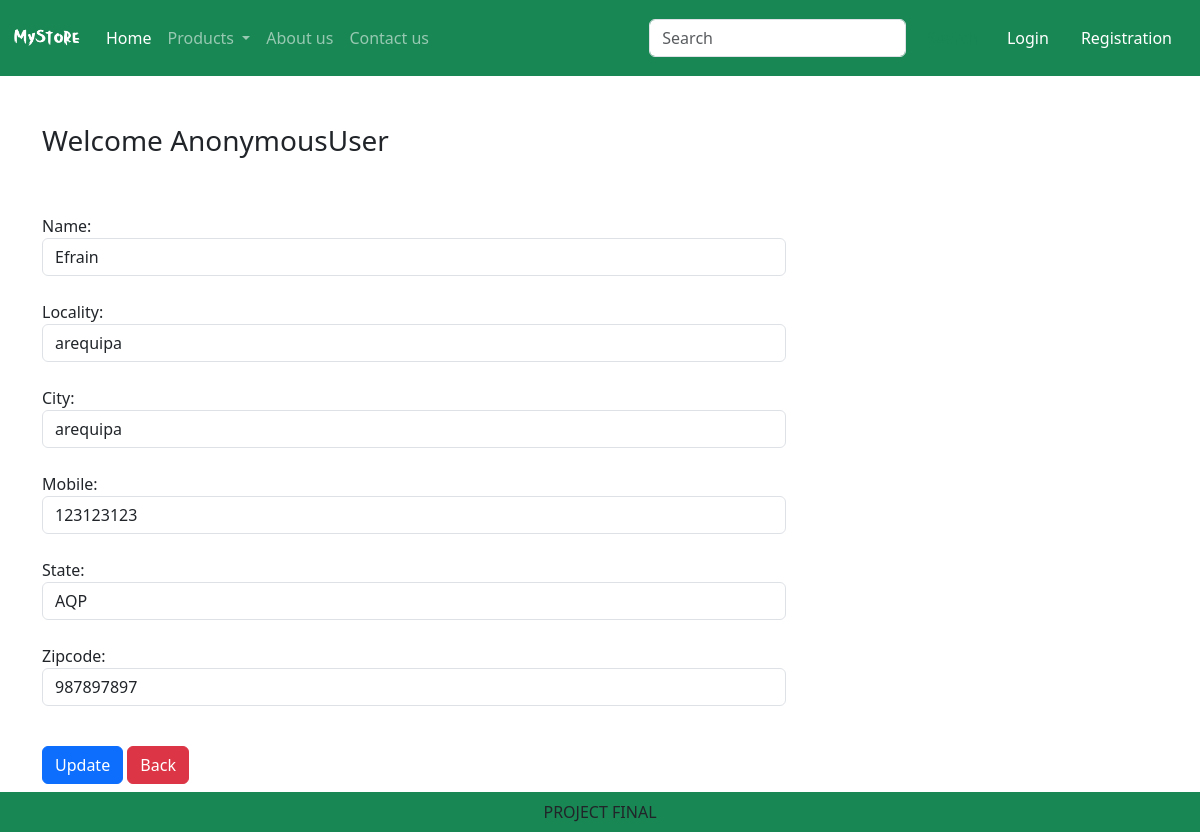
/updateAddress/4, run on the app's committed database.
### app/models.py (models this page shows, shortened)
class Customer(models.Model):
    user=models.ForeignKey(User, on_delete=models.CASCADE)
    name=models.CharField(max_length=200)
    locality=models.CharField(max_length=200)
    city=models.CharField(max_length=50)
    mobile=models.IntegerField(default=0)
    zipcode=models.IntegerField()
    state=models.CharField(choices=STATE_CHOICES, max_length=100)

### app/views.py (the view, shortened to what this page needs)
# urls.py: path('updateAddress/<int:pk>', views.updateAddress.as_view() , name='updateAddress'),
class updateAddress(View):
    def get(self,request,pk):
        add =Customer.objects.get(pk=pk)
        form =CustomerProfileForm(instance=add)
        return render(request, 'app/updateAddress.html',locals())

### app/forms.py
class CustomerProfileForm(forms.ModelForm):
    class Meta:
        model= Customer
        fields=['name','locality','city','mobile','state','zipcode']
        widgets={
            'name':forms.TextInput(attrs={'class':'form-control'}),
            'locality':forms.TextInput(attrs={'class':'form-control'}),
            'city':forms.TextInput(attrs={'class':'form-control'}),
            'mobile':forms.NumberInput(attrs={'class':'form-control'}),
            'state':forms.Select(attrs={'class':'form-control'}),
            'zipcode':forms.NumberInput(attrs={'class':'form-control'}),
        }

### app/templates/app/updateAddress.html (shortened to what this page needs)
{% extends 'app/base.html' %}
{% load static %}
{% block main-content %}
<div class ="container my-5">
    <div class ="row">
        <h3>Welcome <span class="text-capitalize">{{request.user}}</span></h3>
    </div>
    <div class="col-sm-8 offset my-5">
        <form action="" method="post">
            {% for fm in form %}
                {{fm.label_tag}}{{fm}} <small class="text-danger">{{fm.errors|striptags}}</small><br>
            {% endfor %}
            <div class="col-12 mt-3">
                <button type="submit" class="btn btn-primary">Update</button>
                <a href="{% url 'address' %}" type='button' class="btn btn-danger">Back</a>
            </div>
        </form>
    </div>
{% endblock main-content %}

### data on the page
Customer: form "Efrain" "arequipa" "arequipa" "123123123" "AQP" "987897897"

### other printed values
{{ request.user }} "AnonymousUser"
{{ fm.label_tag }} "Name:" "Locality:" "City:" "Mobile:" "State:" "Zipcode:"
